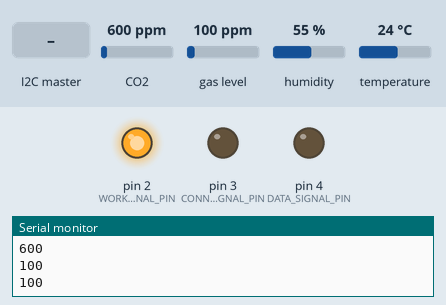
Simulated run of this sketch. Board: Arduino Uno, built with avr-gcc and run on an emulated ATmega328P. Shown: output pins drawn as LEDs (lit = HIGH), the last lines printed to the serial monitor. The test bench sets the inputs (shaded band); at power-on: CO2 600 ppm, gas level 100 ppm, humidity 55 %, temperature 24 °C.

Above: at 1.8 s.
1.9 s: the I2C master sends "D"
At 2.3 s:
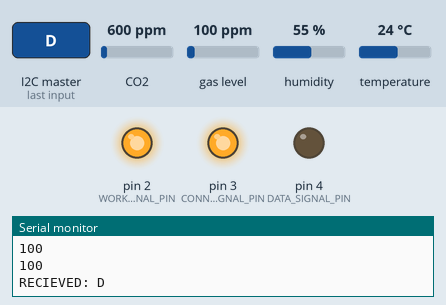
3.4 s: the I2C master sends "A"
4.9 s: the I2C master sends "C"
At 6.0 s:
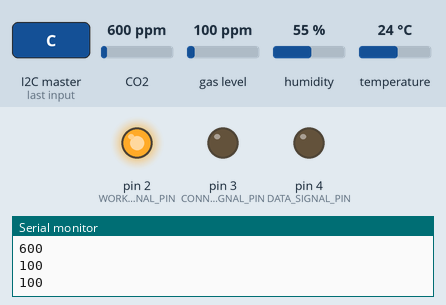
Timing chart, 0 to 7.9 s (numbered marks = the images above; inputs shaded):
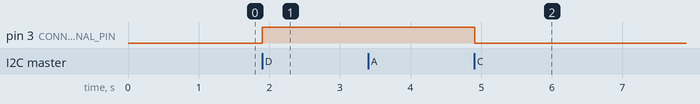

The sketch:

module_controller.ino
```cpp
#include <DHT.h>
#include <MQ2.h>
#include <MQ135.h>
#include <Wire.h>

// Конфигурация датчиков и актуаторов
#define DATA_SIGNAL_PIN 4        // Чтобы сигнализировать об успешном (или не очень) сборе данных
#define CONNECTION_SIGNAL_PIN 3  // Чтобы сигнализировать о подключении NodeMCU сначала друг с другом, а затем к серверу с MQTT-брокером
#define WORK_SIGNAL_PIN 2        // Чтобы сигнализировать о работе самого микроконтроллера
#define DHT_PIN 5
#define MQ135_PIN A0
#define MQ2_PIN A1
#define DHTTYPE DHT11

// Настройка I2C-подключения к NodeMCU
#define SDA_PIN A4
#define SCL_PIN A5

int  h     = 0;
int  t     = 0;
int  co    = 0;
int  co2   = 0;
int  lpg   = 0;
int  smoke = 0;

// MQ2 и MQ135 работают с разными библиотеками
MQ2 mq2(MQ2_PIN);
MQ135 mq135 = MQ135(MQ135_PIN);
DHT dht(DHT_PIN, DHT11);

void setup() {
  pinMode(DATA_SIGNAL_PIN, OUTPUT);
  pinMode(CONNECTION_SIGNAL_PIN, OUTPUT);
  pinMode(WORK_SIGNAL_PIN, OUTPUT);


  Serial.begin(9600);
  delay(100);
  dht.begin();
  mq2.begin();

  digitalWrite(WORK_SIGNAL_PIN, HIGH); // Если плата работает - заработает светодиод. Так лучше, чем индикация по питанию, т.к. появляется возможность сигнализировать об ошибках

  Wire.begin(8);                /* задаем на шине i2c 8 адрес */
  Wire.onReceive(receiveEvent); /* регистрируем полученное событие */
  Wire.onRequest(requestEvent); /* регистрируем запрошенное событие */
}

void loop() {
  h = (int)dht.readHumidity();
  t = (int)dht.readTemperature();
  co = (int)mq2.readCO();
  co2 = (int)mq135.getPPM();
  lpg = (int)mq2.readLPG();
  smoke = (int)mq2.readSmoke();
  if (isnan(h) || isnan(t) || isnan(co) || isnan(co2) || isnan(lpg) || isnan(smoke)) {
      h = 0;
      t = 0;
      co = 0;
      co2 = 0;
      lpg = 0;
      smoke = 0;
  }
  float* values= mq2.read(true);
  Serial.println(h);
  Serial.println(t);
  Serial.println(co);
  Serial.println(co2);
  Serial.println(lpg);
  Serial.println(smoke);
  delay(1000);
}

void dataLedWork() {
    digitalWrite(DATA_SIGNAL_PIN, HIGH);
    delay(1000);
    digitalWrite(DATA_SIGNAL_PIN, LOW);
    delay(1000);
}

void signalLedWork(int mode) {
  if (mode == 1) {
    digitalWrite(CONNECTION_SIGNAL_PIN, HIGH);
    delay(1000);
    digitalWrite(CONNECTION_SIGNAL_PIN, LOW);
    delay(1000);
  }
  else if (mode == 2) {
    digitalWrite(CONNECTION_SIGNAL_PIN, HIGH);
  }
}

void receiveEvent(int howMany) {
  String msg = "";
  while (0 < Wire.available()) {
    char c = Wire.read();
    msg += c;
  }
  if (msg[0] == 'A') dataLedWork();
  else if (msg[0] == 'C') signalLedWork(1);
  else if (msg[0] == 'D') signalLedWork(2);
  Serial.print("RECIEVED: ");
  Serial.println(msg);
}

void requestEvent() {
    String msg = "";
    msg += h;
    msg += "/";
    msg += t;
    msg += "/";
    msg += co;
    msg += "/";
    msg += co2;
    msg += "/";
    msg += lpg;
    msg += "/";
    msg += smoke;
    Serial.println("READY TO SEND: ");
    Serial.println(msg);
    Wire.write(msg.c_str());
    delay(2000);
}
```

Measured:
- after the input at 1.9 s, pin 3 (CONNECTION_SIGNAL_PIN): LOW → HIGH at once
- after the input at 4.9 s, pin 3 (CONNECTION_SIGNAL_PIN): HIGH → LOW at once
